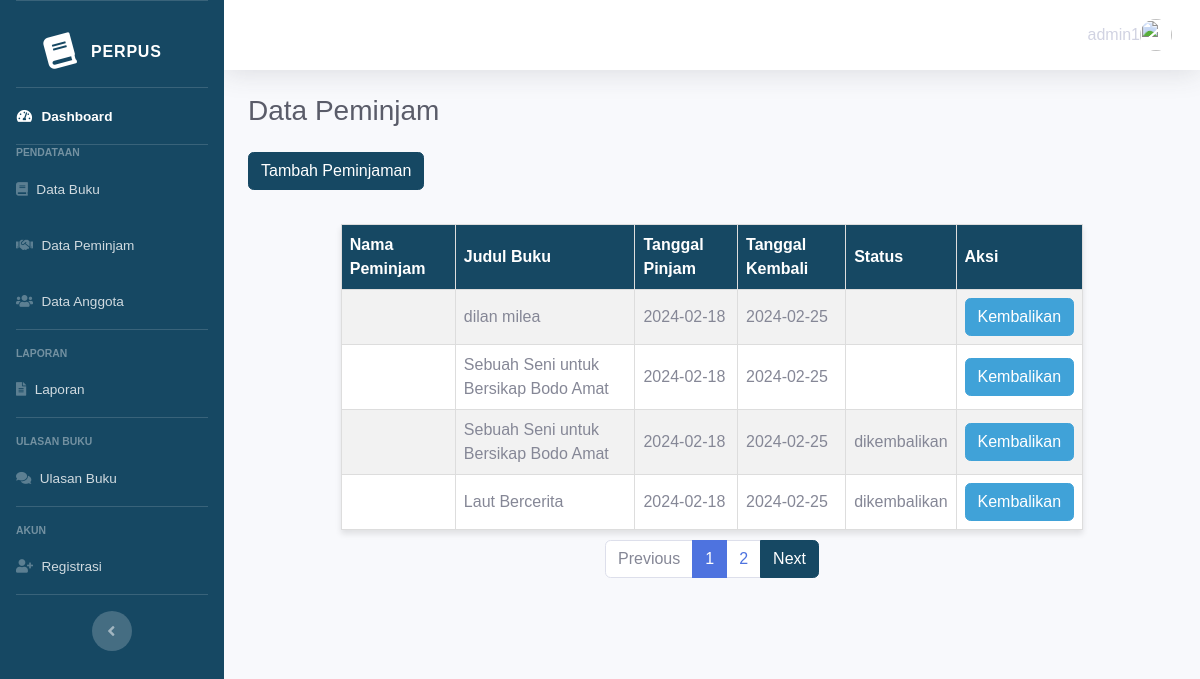
Before: /admin/index_peminjam.php (signed in) with the older database file.
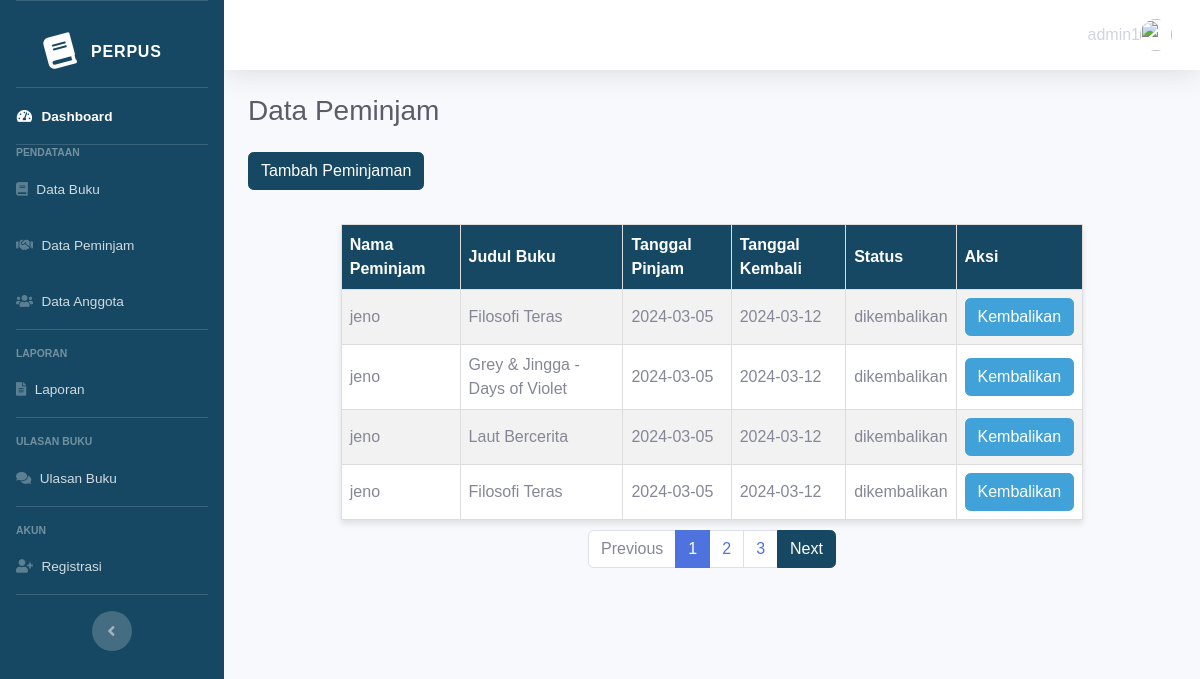
After: the same page with the newer database file.
### tables this page shows
CREATE TABLE `peminjaman` (
  `peminjaman_id` int(11) NOT NULL,
  `perpus_id` int(11) NOT NULL,
  `buku_id` int(11) NOT NULL,
  `tanggal_pinjam` date NOT NULL,
  `user_id` varchar(11) NOT NULL,
  `username` varchar(255) NOT NULL,
  `tanggal_kembali` date NOT NULL,
  `created_at` timestamp NOT NULL DEFAULT current_timestamp() ON UPDATE current_timestamp(),
  `status_peminjam` varchar(255) NOT NULL
);

CREATE TABLE `buku` (
  `buku_id` int(11) NOT NULL,
  `perpus_id` int(11) NOT NULL,
  `judul` varchar(100) NOT NULL,
  `cover` varchar(255) NOT NULL,
  `penulis` varchar(50) NOT NULL,
  `penerbit` varchar(50) NOT NULL,
  `tahun_terbit` int(11) NOT NULL,
  `deskripsi` varchar(10000) NOT NULL,
  `kategori_id` int(11) NOT NULL,
  `ketersediaan` int(50) NOT NULL,
  `file_pdf` varchar(1000) NOT NULL,
  `created_at` timestamp NOT NULL DEFAULT current_timestamp() ON UPDATE current_timestamp()
);

### admin/index_peminjam.php (the view, shortened to what the changed rows need)
<?php
include('koneksi.php');
?>
<!DOCTYPE html>
<html lang="en">
<head>
    <link href="../dashboard/vendor/fontawesome-free/css/all.min.css" rel="stylesheet" type="text/css">
    <link href="../dashboard/css/sb-admin-2.min.css" rel="stylesheet">
</head>
<body id="page-top">
    <div id="wrapper">
        <div id="content-wrapper" class="d-flex flex-column">
            <div id="content">
                <div class="container-fluid">
                    <div class="d-sm-flex align-items-center justify-content-between mb-4">
                        <h2 class="h3 mb-0 text-gray-800">Data Peminjam</h2>
                    </div>
                    <div class="row">
                        <div class="col-xl-12 col-md-6 mb-4">
                            <?php
                            $results_per_page = 4;
                            $query = "SELECT COUNT(*) AS total FROM peminjaman";
                            $result = mysqli_query($conn, $query);
                            $row = mysqli_fetch_assoc($result);
                            $total_records = $row['total'];
                            $total_pages = ceil($total_records / $results_per_page);
                            if (!isset($_GET['page']) || !is_numeric($_GET['page']) || $_GET['page'] < 1 || $_GET['page'] > $total_pages) {
                                $page = 1;
                            } else {
                                $page = $_GET['page'];
                            }
                            $offset = ($page - 1) * $results_per_page;
                            $query = "SELECT peminjaman.*, buku.judul AS judul_buku
                                        FROM peminjaman
                                        INNER JOIN buku ON peminjaman.buku_id = buku.buku_id
                                        LIMIT $offset, $results_per_page";
                            $result = mysqli_query($conn, $query);
                            if ($result->num_rows > 0) : ?>
                                <table border='1'>
                                    <tr>
                                        <th>Nama Peminjam</th>
                                        <th>Judul Buku</th>
                                        <th>Tanggal Pinjam</th>
                                        <th>Tanggal Kembali</th>
                                        <th>Status</th>
                                        <th>Aksi</th>
                                    </tr>
                                    <?php while ($row = mysqli_fetch_assoc($result)) : ?>
                                        <tr>
                                            <td><?= $row['username'] ?></td>
                                            <td><?= $row['judul_buku'] ?></td>
                                            <td><?= $row['tanggal_pinjam'] ?></td>
                                            <td><?= date('Y-m-d', strtotime($row['tanggal_pinjam'] . ' + 7 days')) ?></td>
                                            <td><?= $row['status_peminjam'] ?></td>
                                            <td>
                                                <button class="btn btn-primary2 btn-kembali" data-id="<?= $row['peminjaman_id'] ?>">Kembalikan</button>
                                            </td>
                                        </tr>
                                    <?php endwhile; ?>
                                </table>
                                <?php if ($total_pages > 1) : ?>
                                    <ul class="pagination justify-content-center">
                                        <?php for ($i = 1; $i <= $total_pages; $i++) : ?>
                                            <li class="page-item <?= ($page == $i) ? 'active' : '' ?>">
                                                <a class="page-link text-primary1" href="?page=<?= $i ?>"><?= $i ?></a>
                                            </li>
                                        <?php endfor; ?>
                                    </ul>
                                <?php endif; ?>
                            <?php else : ?>
                                <p>Tidak ada peminjam.</p>
                            <?php endif; ?>
                        </div>
                    </div>
                </div>
            </div>
        </div>
    </div>
</body>
</html>

Changed rows visible on the page:
removed peminjaman: buku.judul "dilan milea", tanggal_pinjam "2024-02-18", tanggal_pinjam "2024-02-25"
removed peminjaman: buku.judul "Sebuah Seni untuk Bersikap Bodo Amat", tanggal_pinjam "2024-02-18", tanggal_pinjam "2024-02-25"
removed peminjaman: buku.judul "Sebuah Seni untuk Bersikap Bodo Amat", tanggal_pinjam "2024-02-18", tanggal_pinjam "2024-02-25", status_peminjam "dikembalikan"
removed peminjaman: buku.judul "Laut Bercerita", tanggal_pinjam "2024-02-18", tanggal_pinjam "2024-02-25", status_peminjam "dikembalikan"
added peminjaman: username "jeno", buku.judul "Filosofi Teras", tanggal_pinjam "2024-03-05", tanggal_pinjam "2024-03-12", status_peminjam "dikembalikan"
added peminjaman: username "jeno", buku.judul "Grey & Jingga - Days of Violet", tanggal_pinjam "2024-03-05", tanggal_pinjam "2024-03-12", status_peminjam "dikembalikan"
added peminjaman: username "jeno", buku.judul "Laut Bercerita", tanggal_pinjam "2024-03-05", tanggal_pinjam "2024-03-12", status_peminjam "dikembalikan"
added peminjaman: username "jeno", buku.judul "Filosofi Teras", tanggal_pinjam "2024-03-05", tanggal_pinjam "2024-03-12", status_peminjam "dikembalikan"
Other visible differences:
new list line: "3"
